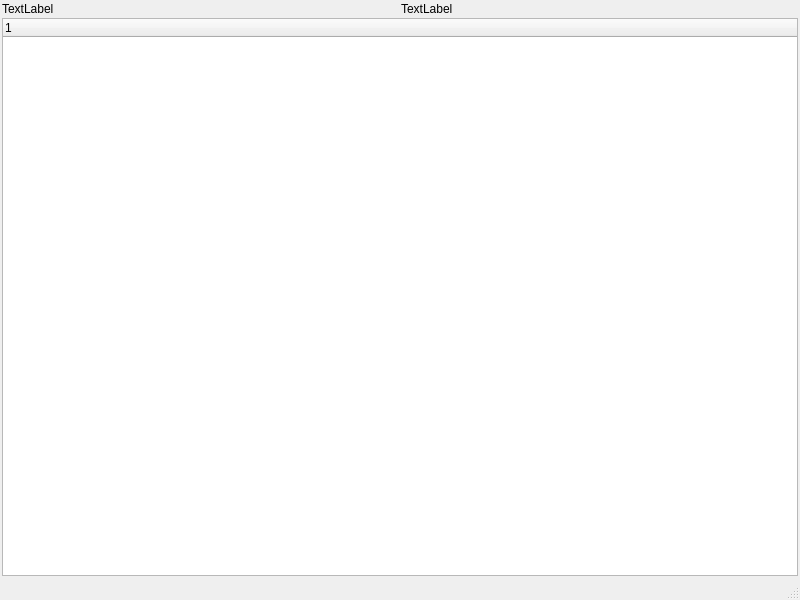
<?xml version="1.0" encoding="UTF-8"?>
<ui version="4.0">
 <class>WndPlanificacionDia</class>
 <widget class="QMainWindow" name="WndPlanificacionDia">
  <property name="geometry">
   <rect>
    <x>0</x>
    <y>0</y>
    <width>800</width>
    <height>600</height>
   </rect>
  </property>
  <property name="windowTitle">
   <string>MainWindow</string>
  </property>
  <widget class="QWidget" name="centralwidget">
   <layout class="QVBoxLayout" name="verticalLayout">
    <property name="spacing">
     <number>2</number>
    </property>
    <property name="leftMargin">
     <number>2</number>
    </property>
    <property name="topMargin">
     <number>2</number>
    </property>
    <property name="rightMargin">
     <number>2</number>
    </property>
    <property name="bottomMargin">
     <number>2</number>
    </property>
    <item>
     <layout class="QHBoxLayout" name="horizontalLayout">
      <property name="spacing">
       <number>2</number>
      </property>
      <item>
       <widget class="QLabel" name="lblDia">
        <property name="text">
         <string>TextLabel</string>
        </property>
       </widget>
      </item>
      <item>
       <widget class="QLabel" name="lblHorasEstimadas">
        <property name="text">
         <string>TextLabel</string>
        </property>
       </widget>
      </item>
     </layout>
    </item>
    <item>
     <widget class="QTreeWidget" name="treePlanificacion">
      <column>
       <property name="text">
        <string notr="true">1</string>
       </property>
      </column>
     </widget>
    </item>
   </layout>
  </widget>
  <widget class="QStatusBar" name="statusbar"/>
 </widget>
 <resources/>
 <connections/>
</ui>
